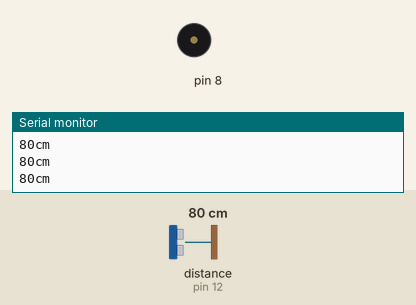
Recording of a sketch running on a simulated Arduino Uno, built with avr-gcc and run on an emulated ATmega328P. Shown: buzzer (waves = sounding), the last lines printed to the serial monitor. Inputs (shaded band) come from the test bench; at power-on: distance to the obstacle (sensor on pin 12) 80 cm. The echo pulse lasts 58.3 µs per cm.

Above: at 1.2 s.
1.3 s: distance to the obstacle (sensor on pin 12) set to 12 cm
3.1 s: distance to the obstacle (sensor on pin 12) set to 9 cm
At 4.38 s:
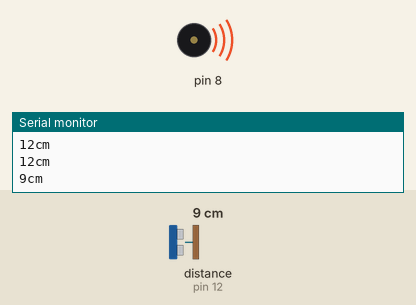
6.1 s: distance to the obstacle (sensor on pin 12) set to 18 cm
At 8.3 s:
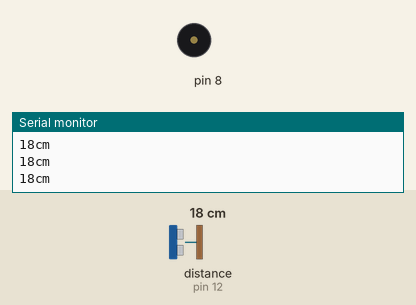
Timing chart, 0 to 9.8 s (numbered marks = the images above; inputs shaded):
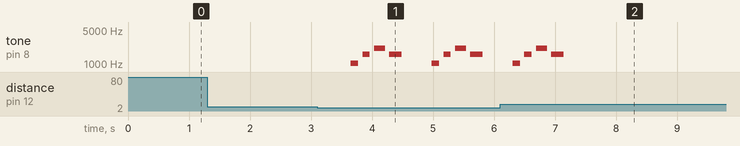

Measured:
- the behaviour switches between 11 and 10 cm on distance to the obstacle (sensor on pin 12) (found by bisection; images 0 and 1)
- after the input at 3.1 s, tone on pin 8: plays 1047 Hz for 0.12 s, 1568 Hz for 0.12 s, 2093 Hz for 0.18 s, 1568 Hz for 0.20 s, 1047 Hz for 0.12 s, 1568 Hz for 0.12 s … (8 notes in this stretch), starting after 0.55 s
- after the input at 6.1 s, tone on pin 8: goes on until 7.1 s, then stays silent

The sketch:

smartCaneSensor.ino
```cpp
//www.elegoo.com(Credits to the Arduino Libraries given)
//2016.12.08

// Passive buzzer libraries
#include "pitches.h"


// ultrasonic sensor libraries
#include <SR04.h>
#define TRIG_PIN 12
#define ECHO_PIN 11
SR04 sr04 = SR04(ECHO_PIN,TRIG_PIN);
long a;

// selected pitches.h sound fitted toward alerting about a real time alert of an object nearby
int alertMelody[] = {
  NOTE_C6,
  NOTE_G6,
  NOTE_C7,
  NOTE_G6
};

int alertDurations[] = {
  120,
  120,
  180,
  200
};

int lenAlertDuration = sizeof(alertDurations) / sizeof(alertDurations[0]);

void setup() {
   Serial.begin(9600);
}

void alertSound(){
  // alert sound focus: on grabbing user's attention as quick as possible
  for(int startPitch = 0; startPitch < lenAlertDuration; ++startPitch){
    tone(8, alertMelody[startPitch], alertDurations[startPitch]);
    delay(alertDurations[startPitch] + 50);

    delay(20);
  }
}


void loop() {
   a=sr04.Distance();
   Serial.print(a);
   Serial.println("cm");
   delay(200);

   // if object detection is 5cm away alert the user of an object
   if(a <= 10){
    alertSound();
   }

  // restart after two seconds
  delay(200);
}
```

pitches.h
```cpp
/*************************************************
 * Public Constants
 *************************************************/

#define NOTE_B0  31
#define NOTE_C1  33
#define NOTE_CS1 35
#define NOTE_D1  37
#define NOTE_DS1 39
#define NOTE_E1  41
#define NOTE_F1  44
#define NOTE_FS1 46
#define NOTE_G1  49
#define NOTE_GS1 52
#define NOTE_A1  55
#define NOTE_AS1 58
#define NOTE_B1  62
#define NOTE_C2  65
#define NOTE_CS2 69
#define NOTE_D2  73
#define NOTE_DS2 78
#define NOTE_E2  82
#define NOTE_F2  87
#define NOTE_FS2 93
#define NOTE_G2  98
#define NOTE_GS2 104
#define NOTE_A2  110
#define NOTE_AS2 117
#define NOTE_B2  123
#define NOTE_C3  131
#define NOTE_CS3 139
#define NOTE_D3  147
#define NOTE_DS3 156
#define NOTE_E3  165
#define NOTE_F3  175
#define NOTE_FS3 185
#define NOTE_G3  196
#define NOTE_GS3 208
#define NOTE_A3  220
#define NOTE_AS3 233
#define NOTE_B3  247
#define NOTE_C4  262
#define NOTE_CS4 277
#define NOTE_D4  294
#define NOTE_DS4 311
#define NOTE_E4  330
#define NOTE_F4  349
#define NOTE_FS4 370
#define NOTE_G4  392
#define NOTE_GS4 415
#define NOTE_A4  440
#define NOTE_AS4 466
#define NOTE_B4  494
#define NOTE_C5  523
#define NOTE_CS5 554
#define NOTE_D5  587
#define NOTE_DS5 622
#define NOTE_E5  659
#define NOTE_F5  698
#define NOTE_FS5 740
#define NOTE_G5  784
#define NOTE_GS5 831
#define NOTE_A5  880
#define NOTE_AS5 932
#define NOTE_B5  988
#define NOTE_C6  1047
#define NOTE_CS6 1109
#define NOTE_D6  1175
#define NOTE_DS6 1245
#define NOTE_E6  1319
#define NOTE_F6  1397
#define NOTE_FS6 1480
#define NOTE_G6  1568
#define NOTE_GS6 1661
#define NOTE_A6  1760
#define NOTE_AS6 1865
#define NOTE_B6  1976
#define NOTE_C7  2093
#define NOTE_CS7 2217
#define NOTE_D7  2349
#define NOTE_DS7 2489
#define NOTE_E7  2637
#define NOTE_F7  2794
#define NOTE_FS7 2960
#define NOTE_G7  3136
#define NOTE_GS7 3322
#define NOTE_A7  3520
#define NOTE_AS7 3729
#define NOTE_B7  3951
#define NOTE_C8  4186
#define NOTE_CS8 4435
#define NOTE_D8  4699
#define NOTE_DS8 4978
```
